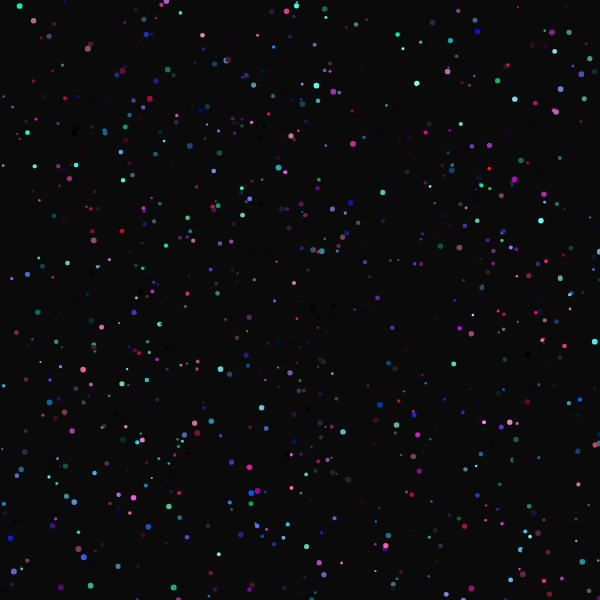
Frame 1 (no input)
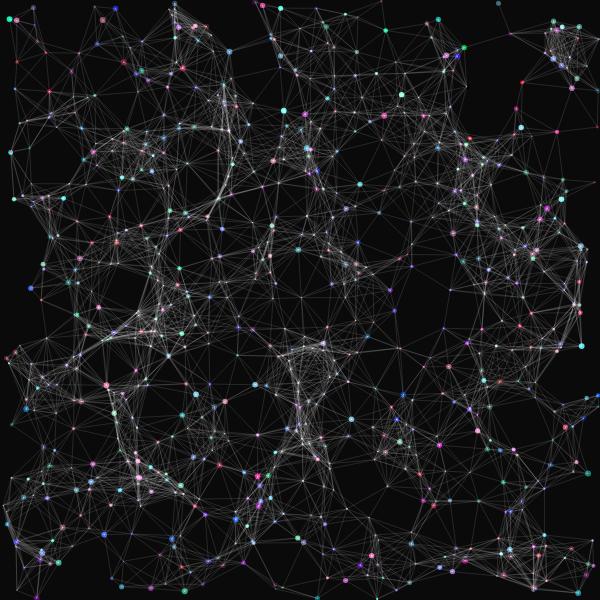
Frame 60 (no input)
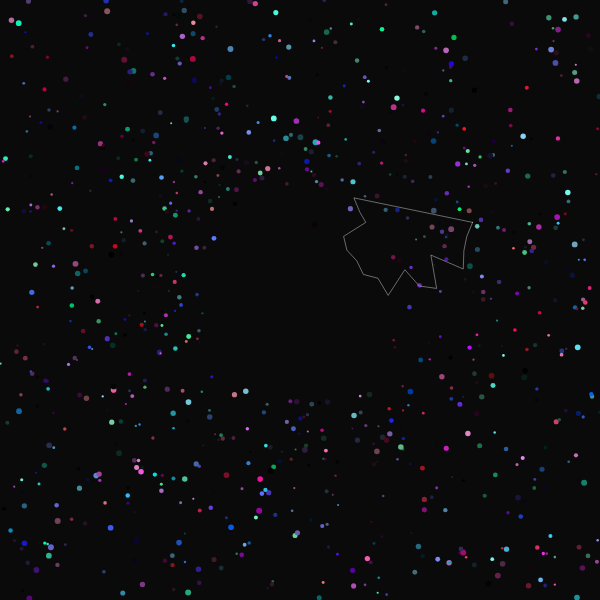
Frame 120 (the mouse pressed at the canvas centre since frame 60)

The p5.js sketch that drew these frames (run headless with seeded random() and noise() and a simulated clock; from frame 60 on, the mouse is pressed at the canvas centre):

// p5.js sketch
// ── sketch.js
let particles = [];
let lattice = [];
let gridSize = 20;
let grid = [];
let isDragging = false;
let dragStart = { x: 0, y: 0 };
let time = 0;

class Particle {
  constructor(x, y) {
    this.x = x;
    this.y = y;
    this.vx = random(-1, 1);
    this.vy = random(-1, 1);
    this.size = random(2, 6);
    this.color = color(random(100, 255), random(100, 255), random(255));
    this.targetX = x;
    this.targetY = y;
    this.lerpAmount = 0.02;
  }

  update() {
    if (isDragging) {
      let dx = this.x - dragStart.x;
      let dy = this.y - dragStart.y;
      let d = sqrt(dx * dx + dy * dy);
      if (d < 100) {
        let force = map(d, 0, 100, 5, 0);
        this.vx += dx * force * 0.001;
        this.vy += dy * force * 0.001;
      }
    }

    this.x += this.vx;
    this.y += this.vy;

    // Apply some damping
    this.vx *= 0.98;
    this.vy *= 0.98;

    // Boundary check
    if (this.x < 0 || this.x > width) this.vx *= -1;
    if (this.y < 0 || this.y > height) this.vy *= -1;
  }

  display() {
    fill(this.color);
    noStroke();
    ellipse(this.x, this.y, this.size);
  }
}

function setup() {
  createCanvas(600, 600);
  colorMode(HSB, 255);

  // Create particles
  for (let i = 0; i < 800; i++) {
    particles.push(new Particle(random(width), random(height)));
  }

  // Initialize grid
  for (let x = 0; x < width; x += gridSize) {
    grid[x] = [];
    for (let y = 0; y < height; y += gridSize) {
      grid[x][y] = false;
    }
  }
}

function draw() {
  background(0, 0, 10);

  time++;

  // Update and display particles
  for (let p of particles) {
    p.update();
    p.display();
  }

  // Occasionally form a lattice
  if (time % 100 === 0 && !isDragging) {
    createLattice();
  }

  // Draw lattice if exists
  if (lattice.length > 0) {
    for (let l of lattice) {
      stroke(255, 100);
      noFill();
      beginShape();
      for (let i = 0; i < l.length; i++) {
        vertex(l[i].x, l[i].y);
      }
      endShape(CLOSE);
    }

    // Fade out lattice over time
    if (time % 5 === 0) {
      for (let i = 0; i < lattice.length; i++) {
        if (lattice[i].length > 0) {
          lattice[i].pop();
        }
        if (lattice[i].length === 0) {
          lattice.splice(i, 1);
          i--;
        }
      }
    }
  }

  // Connect nearby particles occasionally
  if (time % 30 === 0 && !isDragging) {
    connectNearbyParticles();
  }
}

function createLattice() {
  let centerX = random(width);
  let centerY = random(height);
  let points = [];
  let numPoints = 20 + floor(random(10));
  for (let i = 0; i < numPoints; i++) {
    let angle = map(i, 0, numPoints, 0, TWO_PI);
    let radius = 30 + random(50);
    let x = centerX + cos(angle) * radius;
    let y = centerY + sin(angle) * radius;
    points.push({ x, y });
  }
  lattice.push(points);
}

function connectNearbyParticles() {
  for (let i = 0; i < particles.length; i++) {
    let p1 = particles[i];
    for (let j = i + 1; j < particles.length; j++) {
      let p2 = particles[j];
      let dx = p1.x - p2.x;
      let dy = p1.y - p2.y;
      let d = sqrt(dx * dx + dy * dy);
      if (d < 50) {
        stroke(255, 30);
        line(p1.x, p1.y, p2.x, p2.y);
      }
    }
  }
}

function mousePressed() {
  isDragging = true;
  dragStart.x = mouseX;
  dragStart.y = mouseY;

  // Scatter particles
  for (let p of particles) {
    let dx = p.x - dragStart.x;
    let dy = p.y - dragStart.y;
    let d = sqrt(dx * dx + dy * dy);
    if (d < 100) {
      let force = map(d, 0, 100, 5, 0);
      p.vx += dx * force * 0.01;
      p.vy += dy * force * 0.01;
    }
  }

  // Create a temporary lattice at the drag point
  createLattice();
}

function mouseReleased() {
  isDragging = false;
}
